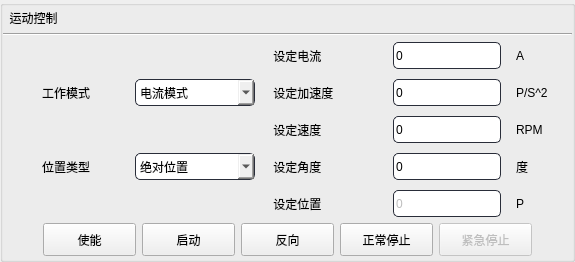
       <widget class="QGroupBox" name="MoveControlgroupBox">
        <property name="styleSheet">
         <string notr="true">QPushButton{
	height:25px;
	width:85px;
}</string>
        </property>
        <layout class="QVBoxLayout" name="verticalLayout_5" stretch="1,6,1">
         <property name="spacing">
          <number>6</number>
         </property>
         <property name="leftMargin">
          <number>0</number>
         </property>
         <property name="topMargin">
          <number>3</number>
         </property>
         <property name="rightMargin">
          <number>0</number>
         </property>
         <property name="bottomMargin">
          <number>3</number>
         </property>
         <item>
          <layout class="QVBoxLayout" name="verticalLayout_4">
           <item>
            <widget class="QLabel" name="label_9">
             <property name="sizePolicy">
              <sizepolicy hsizetype="Fixed" vsizetype="Preferred">
               <horstretch>0</horstretch>
               <verstretch>0</verstretch>
              </sizepolicy>
             </property>
             <property name="text">
              <string>  运动控制</string>
             </property>
            </widget>
           </item>
           <item>
            <widget class="Line" name="line_2">
             <property name="sizePolicy">
              <sizepolicy hsizetype="Expanding" vsizetype="Fixed">
               <horstretch>0</horstretch>
               <verstretch>0</verstretch>
              </sizepolicy>
             </property>
             <property name="styleSheet">
              <string notr="true"/>
             </property>
             <property name="orientation">
              <enum>Qt::Horizontal</enum>
             </property>
            </widget>
           </item>
          </layout>
         </item>
         <item>
          <widget class="QWidget" name="gridWidget" native="true">
           <property name="styleSheet">
            <string notr="true">QLineEdit{
	border:1px solid rgb(41,45,57);
	height:25px;
	width:100px;
	border-radius:5px;
}
QLineEdit:hover{
	border:1px solid rgb(0,149,255);
}

QComboBox{
	border:1px solid rgb(41,45,57);
	height:25px;
	width:100px;
	border-radius:5px;
}</string>
           </property>
           <layout class="QGridLayout" name="gridLayout" rowstretch="1,1,1,1,1" columnstretch="2,2,2,2,1">
            <property name="leftMargin">
             <number>9</number>
            </property>
            <property name="topMargin">
             <number>0</number>
            </property>
            <property name="rightMargin">
             <number>2</number>
            </property>
            <property name="bottomMargin">
             <number>0</number>
            </property>
            <property name="horizontalSpacing">
             <number>15</number>
            </property>
            <property name="verticalSpacing">
             <number>10</number>
            </property>
            <item row="1" column="2">
             <widget class="QLabel" name="label_23">
              <property name="text">
               <string> 设定加速度</string>
              </property>
             </widget>
            </item>
            <item row="1" column="1">
             <widget class="QComboBox" name="workModeComboBox">
              <item>
               <property name="text">
                <string>电流模式</string>
               </property>
              </item>
              <item>
               <property name="text">
                <string>速度模式</string>
               </property>
              </item>
              <item>
               <property name="text">
                <string>位置模式</string>
               </property>
              </item>
             </widget>
            </item>
            <item row="0" column="4">
             <widget class="QLabel" name="label_27">
              <property name="text">
               <string>A</string>
              </property>
             </widget>
            </item>
            <item row="0" column="2">
             <widget class="QLabel" name="label_21">
              <property name="text">
               <string> 设定电流</string>
              </property>
             </widget>
            </item>
            <item row="2" column="2">
             <widget class="QLabel" name="label_24">
              <property name="text">
               <string> 设定速度</string>
              </property>
             </widget>
            </item>
            <item row="3" column="1">
             <widget class="QComboBox" name="positionTypeComboBox">
              <property name="enabled">
               <bool>true</bool>
              </property>
              <item>
               <property name="text">
                <string>绝对位置</string>
               </property>
              </item>
              <item>
               <property name="text">
                <string>相对位置</string>
               </property>
              </item>
             </widget>
            </item>
            <item row="2" column="4">
             <widget class="QLabel" name="label_29">
              <property name="text">
               <string>RPM</string>
              </property>
             </widget>
            </item>
            <item row="3" column="3">
             <widget class="QLineEdit" name="setAngelLineEdit">
              <property name="enabled">
               <bool>true</bool>
              </property>
              <property name="text">
               <string>0</string>
              </property>
             </widget>
            </item>
            <item row="4" column="4">
             <widget class="QLabel" name="label_31">
              <property name="text">
               <string>P</string>
              </property>
             </widget>
            </item>
            <item row="1" column="0">
             <widget class="QLabel" name="label_20">
              <property name="text">
               <string>工作模式</string>
              </property>
              <property name="alignment">
               <set>Qt::AlignCenter</set>
              </property>
             </widget>
            </item>
            <item row="3" column="0">
             <widget class="QLabel" name="label_22">
              <property name="text">
               <string>位置类型</string>
              </property>
              <property name="alignment">
               <set>Qt::AlignCenter</set>
              </property>
             </widget>
            </item>
            <item row="2" column="3">
             <widget class="QLineEdit" name="setSpeedLineEdit">
              <property name="enabled">
               <bool>true</bool>
              </property>
              <property name="text">
               <string>0</string>
              </property>
             </widget>
            </item>
            <item row="3" column="2">
             <widget class="QLabel" name="label_25">
              <property name="text">
               <string> 设定角度</string>
              </property>
             </widget>
            </item>
            <item row="3" column="4">
             <widget class="QLabel" name="label_30">
              <property name="text">
               <string>度</string>
              </property>
             </widget>
            </item>
            <item row="1" column="3">
             <widget class="QLineEdit" name="setAccelerationLineEdit">
              <property name="enabled">
               <bool>true</bool>
              </property>
              <property name="text">
               <string>0</string>
              </property>
             </widget>
            </item>
            <item row="4" column="2">
             <widget class="QLabel" name="label_26">
              <property name="text">
               <string> 设定位置</string>
              </property>
             </widget>
            </item>
            <item row="4" column="3">
             <widget class="QLineEdit" name="setPositionLineEdit">
              <property name="enabled">
               <bool>false</bool>
              </property>
              <property name="text">
               <string>0</string>
              </property>
             </widget>
            </item>
            <item row="1" column="4">
             <widget class="QLabel" name="label_28">
              <property name="text">
               <string>P/S^2</string>
              </property>
             </widget>
            </item>
            <item row="0" column="3">
             <widget class="QLineEdit" name="setCurrentLineEdit">
              <property name="enabled">
               <bool>true</bool>
              </property>
              <property name="text">
               <string>0</string>
              </property>
             </widget>
            </item>
           </layout>
          </widget>
         </item>
         <item>
          <layout class="QHBoxLayout" name="horizontalLayout_11">
           <item>
            <spacer name="horizontalSpacer_2">
             <property name="orientation">
              <enum>Qt::Horizontal</enum>
             </property>
             <property name="sizeHint" stdset="0">
              <size>
               <width>40</width>
               <height>20</height>
              </size>
             </property>
            </spacer>
           </item>
           <item>
            <widget class="QPushButton" name="enableButton">
             <property name="text">
              <string>使能</string>
             </property>
            </widget>
           </item>
           <item>
            <widget class="QPushButton" name="runButton">
             <property name="text">
              <string>启动</string>
             </property>
            </widget>
           </item>
           <item>
            <widget class="QPushButton" name="reverseButton">
             <property name="text">
              <string>反向</string>
             </property>
            </widget>
           </item>
           <item>
            <widget class="QPushButton" name="stopButton">
             <property name="text">
              <string>正常停止</string>
             </property>
            </widget>
           </item>
           <item>
            <widget class="QPushButton" name="emergencyStopButton">
             <property name="enabled">
              <bool>false</bool>
             </property>
             <property name="text">
              <string>紧急停止</string>
             </property>
            </widget>
           </item>
           <item>
            <spacer name="horizontalSpacer_3">
             <property name="orientation">
              <enum>Qt::Horizontal</enum>
             </property>
             <property name="sizeHint" stdset="0">
              <size>
               <width>40</width>
               <height>20</height>
              </size>
             </property>
            </spacer>
           </item>
          </layout>
         </item>
        </layout>
       </widget>
